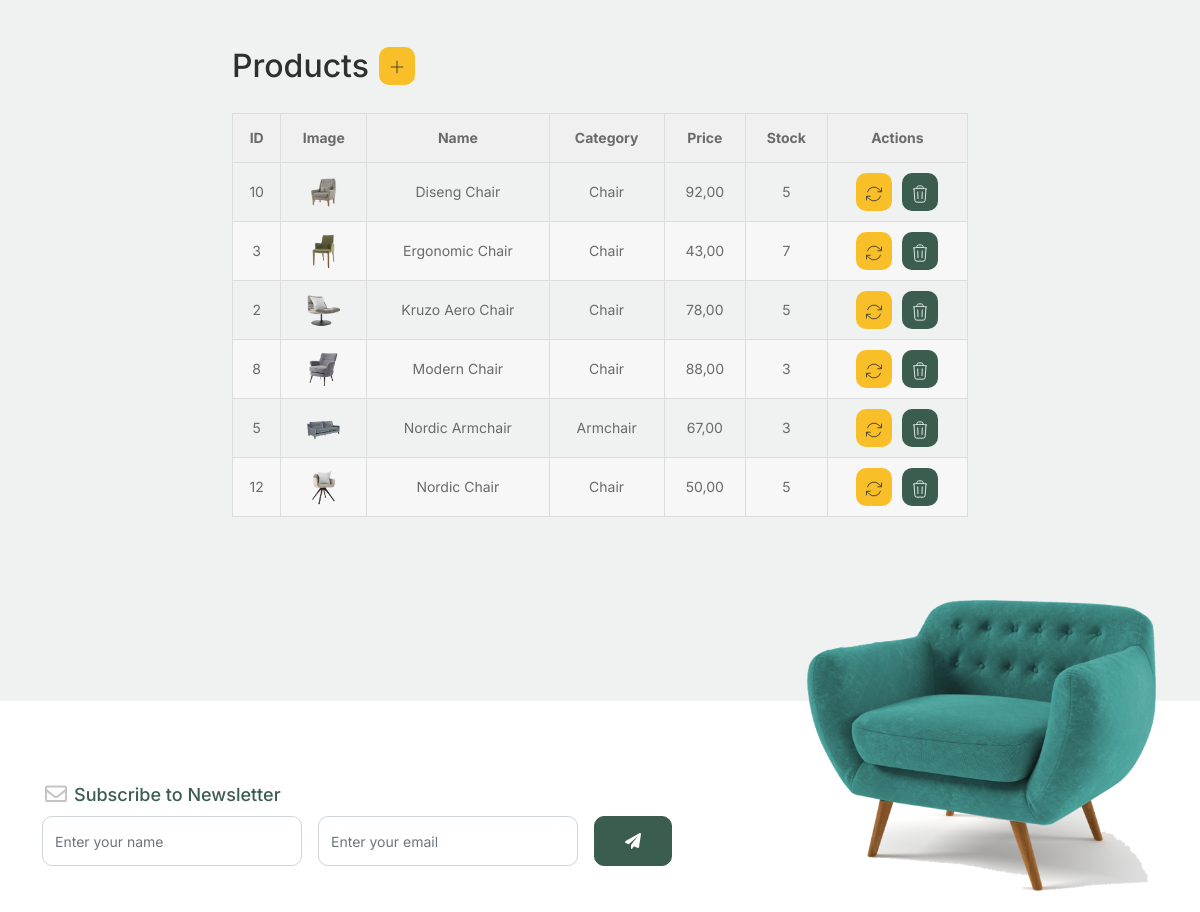
The page /products/ (signed in, middle part) on the database as committed earlier.
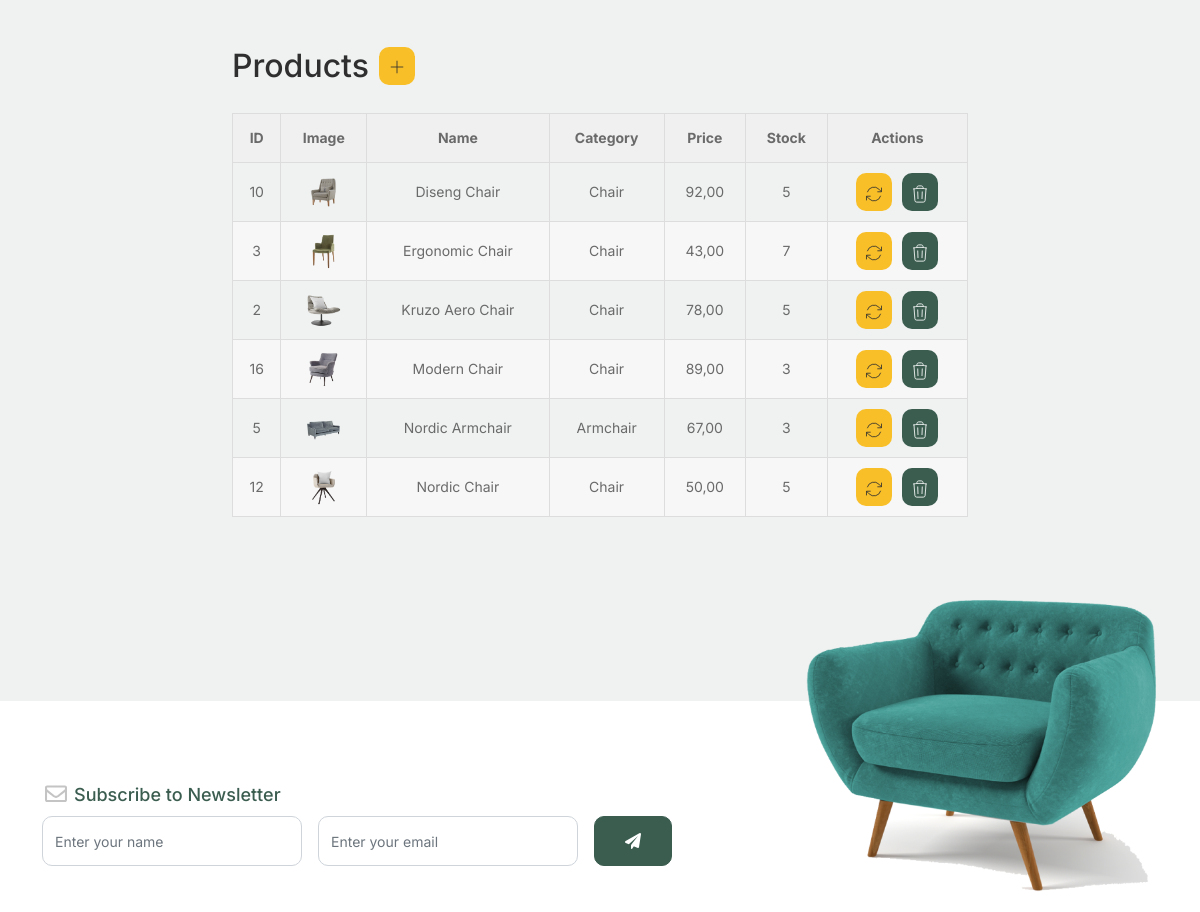
The same page on the database as committed later.
### models/models.py (models this page shows, shortened)
class Product(models.Model):
    name = models.CharField(max_length=100)
    price = models.DecimalField(max_digits=5, decimal_places=2)
    stock = models.IntegerField()
    category = models.CharField(max_length=100, default="")
    image_url = models.CharField(max_length=2083, default="")
    class Meta:
        verbose_name_plural = "Products"
        verbose_name = "Product"
        ordering = ["name"]

### models/views.py (the view)
# urls.py: path("products/", Products.as_view(), name="products"),
class Products(CustomLoginRequiredMixin, ListView):
    model = Product
    template_name = "products.html"
    permission_denied_message = "You are not authorized to view this page"

### models/views.py (called while the page is built)
    def dispatch(self, request, *args, **kwargs):
        user = request.user
        if not user.is_authenticated:
            messages.warning(request, "You must be logged in to view this page")
            return self.handle_no_permission()
        return super(CustomLoginRequiredMixin, self).dispatch(request, *args, **kwargs)

### models/templates/products.html (shortened to what this page needs)
{% extends 'index.html' %}
{% block static %}
	{% load static %}
{% endblock static %}
{% block content %}
	<div class="untree_co-section">
		<div class="container">
	  	<div class="block">
        <div class="row justify-content-center mb-5">
          <div class="col-md-8 col-lg-8 pb-4">
            <div class="title-table" >
              <h2 class="section-title">Products</h2>
              <a class="btn-table btn-secondary" href="{% url 'productCreate' %}">
                <svg xmlns="http://www.w3.org/2000/svg" fill="none" viewBox="0 0 24 24" strokeWidth=2 stroke="currentColor" class="icon-table">
                  <path strokeLinecap="round" strokeLinejoin="round" d="M12 4.5v15m7.5-7.5h-15" />
                </svg>
              </a>
            </div>
            <table>
              <tr>
                <th>ID</th>
                <th>Image</th>
                <th>Name</th>
                <th>Category</th>
                <th>Price</th>
                <th>Stock</th>
                <th>Actions</th>
              </tr>
              {% for product in product_list %}
              <tr>
                <td>{{product.id}}</td>
                <td><img class="img-table" src="{% static 'images/'|add:product.image_url %}" alt="" /></td>
                <td>{{product.name}}</td>
                <td>{{product.category}}</td>
                <td>{{product.price}}</td>
                <td>{{product.stock}}</td>
                <td>
                  <div class="actions-table" >
                    <a class="btn-table btn-secondary" href="{% url 'productUpdate' product.id %}">
                    </a>
                    <a class="btn-table btn-primary" href="{% url 'productDelete' product.id %}">
                    </a>
                  </div>
                </td>
              </tr>
              {% endfor %}
            </table>
          </div>
        </div>
			</div>
	  </div>
	</div>
{% endblock content %}

Rows that differ between the two databases and show on the page:
removed Product: id "8", image_url (picture), name "Modern Chair", category "Chair", price "88,00", stock "3"
added Product: id "16", image_url (picture), name "Modern Chair", category "Chair", price "89,00", stock "3"
